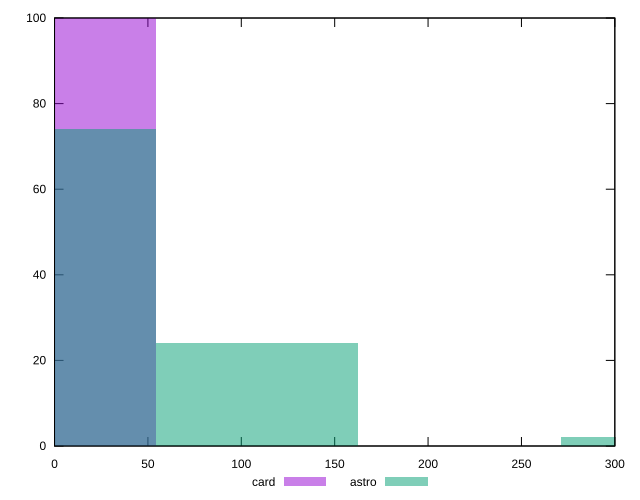

Write the gnuplot code that produced this figure.
reset

$card <<EOF
0 100
EOF

$astro <<EOF
0 74
108.47566201979288 24
325.42698605937863 2
EOF

set key outside below
set boxwidth 108.47566201979288
set xrange [0:300]
set yrange [0:100]
set trange [0:100]
set style fill transparent solid 0.5 noborder
set terminal svg size 640, 500 enhanced background rgb 'white'
set output "reports/report_00028_2021-02-24T12-49-42.674Z/legacy-javascript/comparison/histogram/2_vs_3.svg"

plot $card title "card" with boxes, \
     $astro title "astro" with boxes

reset
